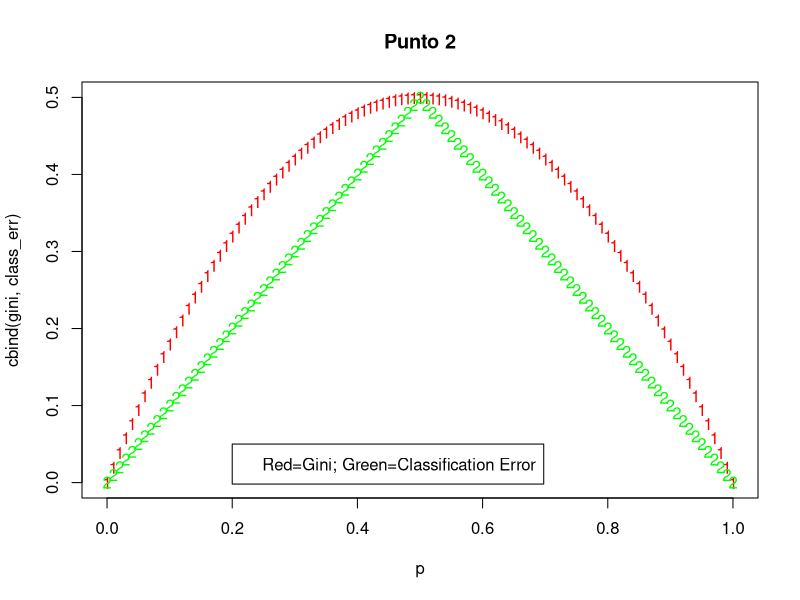

Source code (R):
## ---- chunk 1

p = seq(0, 1, 0.01)
gini = p * (1 - p) * 2
class_err = 1 - pmax(p, 1 - p)
matplot(p, cbind(gini, class_err), col = c("red", "green"))
legend(x=0.2,y=0.05,legend = 'Red=Gini; Green=Classification Error')
title('Punto 2')
## ---- chunk 2
p = c(0.1, 0.15, 0.2, 0.2, 0.55, 0.6, 0.6, 0.65, 0.7, 0.75)
hard_voting=sum(p >= 0.5) > sum(p < 0.5)
soft_voting=mean(p)
print('Hard Voting')
hard_voting
## ---- chunk 3
print('Soft voting')
soft_voting
## ---- chunk 4
ga=(3/18)*(1-(3/18))+(8/18)*(1-(8/18))+(7/18)*(1-(7/18))
gb=(2/18)*(1-(2/18))+(2/18)*(2-(8/18))+(16/18)*(1-(16/18))
print('Gini punto a=')
ga
print('Gini punto b=')
gb
